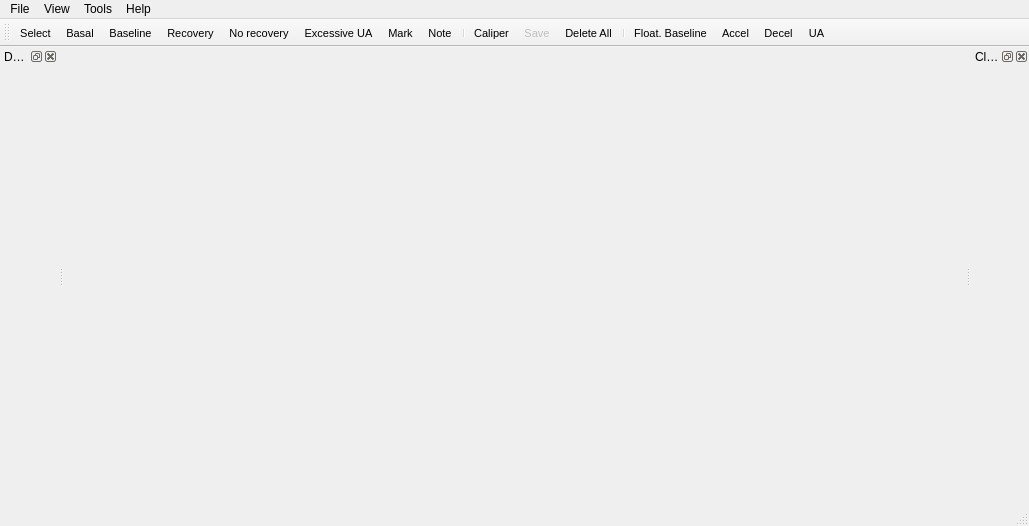
<?xml version="1.0" encoding="UTF-8"?>
<ui version="4.0">
 <class>MainWindow</class>
 <widget class="QMainWindow" name="MainWindow">
  <property name="geometry">
   <rect>
    <x>0</x>
    <y>0</y>
    <width>1029</width>
    <height>526</height>
   </rect>
  </property>
  <property name="windowTitle">
   <string>CTGViewerLite</string>
  </property>
  <widget class="QWidget" name="centralwidget">
   <layout class="QGridLayout" name="gridLayout_2">
    <item row="0" column="0">
     <layout class="QGridLayout" name="gridLayout">
      <item row="0" column="0" rowspan="3">
       <widget class="PlotWidget" name="PlotWidget" native="true">
        <property name="sizePolicy">
         <sizepolicy hsizetype="Expanding" vsizetype="Expanding">
          <horstretch>0</horstretch>
          <verstretch>0</verstretch>
         </sizepolicy>
        </property>
        <property name="autoFillBackground">
         <bool>false</bool>
        </property>
       </widget>
      </item>
     </layout>
    </item>
   </layout>
  </widget>
  <widget class="QMenuBar" name="menubar">
   <property name="geometry">
    <rect>
     <x>0</x>
     <y>0</y>
     <width>1029</width>
     <height>30</height>
    </rect>
   </property>
   <widget class="QMenu" name="menuFile">
    <property name="title">
     <string>File</string>
    </property>
    <addaction name="actionOpen"/>
    <addaction name="actionOpen_folder"/>
    <addaction name="actionExport_to_PDF"/>
    <addaction name="actionQuit"/>
   </widget>
   <widget class="QMenu" name="menuHelp">
    <property name="title">
     <string>Help</string>
    </property>
    <addaction name="actionAbout"/>
   </widget>
   <widget class="QMenu" name="menuView">
    <property name="title">
     <string>View</string>
    </property>
    <widget class="QMenu" name="menuPaper_format">
     <property name="title">
      <string>Paper format</string>
     </property>
     <addaction name="actionEU"/>
     <addaction name="actionUS"/>
    </widget>
    <widget class="QMenu" name="menuAnnotation_Toolbar">
     <property name="title">
      <string>Annotation Toolbar</string>
     </property>
     <addaction name="actionAnnToolbarVisible"/>
     <addaction name="actionAnnToolbarAlign_right"/>
    </widget>
    <addaction name="actionClinical_information"/>
    <addaction name="actionData_browser"/>
    <addaction name="menuPaper_format"/>
    <addaction name="menuAnnotation_Toolbar"/>
   </widget>
   <widget class="QMenu" name="menuTools">
    <property name="title">
     <string>Tools</string>
    </property>
    <addaction name="actionAttribute_selection"/>
    <addaction name="actionConvert_files"/>
    <addaction name="actionDownload_CTU_UHB_data"/>
    <addaction name="actionSent_annotations"/>
   </widget>
   <addaction name="menuFile"/>
   <addaction name="menuView"/>
   <addaction name="menuTools"/>
   <addaction name="menuHelp"/>
  </widget>
  <widget class="QStatusBar" name="statusbar"/>
  <widget class="QDockWidget" name="dockClinInfo">
   <property name="windowTitle">
    <string>Clinical information</string>
   </property>
   <attribute name="dockWidgetArea">
    <number>2</number>
   </attribute>
   <widget class="QWidget" name="dockClinInfoContents"/>
  </widget>
  <widget class="QDockWidget" name="dockDataBrowser">
   <property name="windowTitle">
    <string>Data browser</string>
   </property>
   <attribute name="dockWidgetArea">
    <number>1</number>
   </attribute>
   <widget class="QWidget" name="dockWidgetContents"/>
  </widget>
  <widget class="QToolBar" name="toolBar">
   <property name="enabled">
    <bool>true</bool>
   </property>
   <property name="font">
    <font>
     <pointsize>8</pointsize>
    </font>
   </property>
   <property name="cursor">
    <cursorShape>ArrowCursor</cursorShape>
   </property>
   <property name="windowTitle">
    <string>toolBar</string>
   </property>
   <property name="movable">
    <bool>true</bool>
   </property>
   <property name="allowedAreas">
    <set>Qt::AllToolBarAreas</set>
   </property>
   <property name="iconSize">
    <size>
     <width>22</width>
     <height>22</height>
    </size>
   </property>
   <property name="toolButtonStyle">
    <enum>Qt::ToolButtonTextUnderIcon</enum>
   </property>
   <property name="floatable">
    <bool>false</bool>
   </property>
   <attribute name="toolBarArea">
    <enum>TopToolBarArea</enum>
   </attribute>
   <attribute name="toolBarBreak">
    <bool>false</bool>
   </attribute>
   <addaction name="actionCursor"/>
   <addaction name="actionBasal"/>
   <addaction name="actionBaseline"/>
   <addaction name="actionRecovery"/>
   <addaction name="actionNo_recovery"/>
   <addaction name="actionExcessive_UA"/>
   <addaction name="actionEllipseNote"/>
   <addaction name="actionNote"/>
   <addaction name="separator"/>
   <addaction name="actionCaliper"/>
   <addaction name="actionSave"/>
   <addaction name="actionDelete"/>
   <addaction name="separator"/>
   <addaction name="actionFloating_Baseline"/>
   <addaction name="actionAcceleration"/>
   <addaction name="actionDeceleration"/>
   <addaction name="actionUA"/>
  </widget>
  <action name="actionOpen">
   <property name="icon">
    <iconset>
     <normalon>:/actions/icons/document-open-3.png</normalon>
    </iconset>
   </property>
   <property name="text">
    <string>&amp;Open file</string>
   </property>
   <property name="iconText">
    <string>Open file</string>
   </property>
   <property name="statusTip">
    <string/>
   </property>
   <property name="shortcut">
    <string>Ctrl+O</string>
   </property>
  </action>
  <action name="actionClose">
   <property name="icon">
    <iconset>
     <normalon>:/actions/icons/document-close-3.png</normalon>
    </iconset>
   </property>
   <property name="text">
    <string>&amp;Close</string>
   </property>
   <property name="shortcut">
    <string>Ctrl+W</string>
   </property>
  </action>
  <action name="actionQuit">
   <property name="icon">
    <iconset>
     <normalon>:/actions/icons/application-exit-4.png</normalon>
    </iconset>
   </property>
   <property name="text">
    <string>&amp;Quit</string>
   </property>
   <property name="toolTip">
    <string>Quit</string>
   </property>
   <property name="shortcut">
    <string>Ctrl+Q</string>
   </property>
  </action>
  <action name="actionAbout">
   <property name="text">
    <string>About</string>
   </property>
  </action>
  <action name="actionConvert_files">
   <property name="text">
    <string>Convert files</string>
   </property>
  </action>
  <action name="actionOpen_folder">
   <property name="text">
    <string>Open folder</string>
   </property>
   <property name="shortcut">
    <string>Ctrl+Alt+O</string>
   </property>
  </action>
  <action name="actionAttribute_selection">
   <property name="text">
    <string>Attribute selection</string>
   </property>
  </action>
  <action name="actionDownload_CTU_UHB_data">
   <property name="text">
    <string>Download CTU-UHB data</string>
   </property>
  </action>
  <action name="actionData_browser">
   <property name="checkable">
    <bool>true</bool>
   </property>
   <property name="text">
    <string>Data browser</string>
   </property>
  </action>
  <action name="actionExport_to_PDF">
   <property name="enabled">
    <bool>true</bool>
   </property>
   <property name="icon">
    <iconset resource="resources.qrc">
     <normaloff>:/actions/icons/pdf_icon2.png</normaloff>:/actions/icons/pdf_icon2.png</iconset>
   </property>
   <property name="text">
    <string>Export to PDF</string>
   </property>
   <property name="shortcut">
    <string>Ctrl+Shift+E</string>
   </property>
  </action>
  <action name="actionEU">
   <property name="checkable">
    <bool>true</bool>
   </property>
   <property name="text">
    <string>EU (1cm/min, 20bpm/cm)</string>
   </property>
   <property name="toolTip">
    <string>EU (1cm/min., 20bpm/cm)</string>
   </property>
  </action>
  <action name="actionUS">
   <property name="checkable">
    <bool>true</bool>
   </property>
   <property name="text">
    <string>US (3cm/min, 30bpm/cm)</string>
   </property>
   <property name="toolTip">
    <string>US (3cm/min., 30bpm/cm)</string>
   </property>
  </action>
  <action name="actionSet_Clear_Baseline">
   <property name="text">
    <string>Set/Clear Baseline</string>
   </property>
   <property name="shortcut">
    <string>Ctrl+B</string>
   </property>
  </action>
  <action name="actionBasal">
   <property name="checkable">
    <bool>true</bool>
   </property>
   <property name="icon">
    <iconset resource="resources.qrc">
     <normaloff>:/actions/icons/basal.png</normaloff>:/actions/icons/basal.png</iconset>
   </property>
   <property name="text">
    <string>basal</string>
   </property>
   <property name="iconText">
    <string>Basal</string>
   </property>
   <property name="toolTip">
    <string>Draw basal heart rate line</string>
   </property>
  </action>
  <action name="actionBaseline">
   <property name="checkable">
    <bool>true</bool>
   </property>
   <property name="icon">
    <iconset resource="resources.qrc">
     <normaloff>:/actions/icons/baseline.png</normaloff>:/actions/icons/baseline.png</iconset>
   </property>
   <property name="text">
    <string>baseline</string>
   </property>
   <property name="iconText">
    <string>Baseline</string>
   </property>
   <property name="toolTip">
    <string>Draw a baseline (B)</string>
   </property>
   <property name="shortcut">
    <string>B</string>
   </property>
  </action>
  <action name="actionRecovery">
   <property name="checkable">
    <bool>true</bool>
   </property>
   <property name="icon">
    <iconset resource="resources.qrc">
     <normaloff>:/actions/icons/recovery.png</normaloff>:/actions/icons/recovery.png</iconset>
   </property>
   <property name="text">
    <string>recovery</string>
   </property>
   <property name="iconText">
    <string>Recovery</string>
   </property>
   <property name="toolTip">
    <string>Recovery (R)</string>
   </property>
   <property name="shortcut">
    <string>R</string>
   </property>
  </action>
  <action name="actionCursor">
   <property name="checkable">
    <bool>true</bool>
   </property>
   <property name="icon">
    <iconset resource="resources.qrc">
     <normaloff>:/actions/icons/cursor.png</normaloff>:/actions/icons/cursor.png</iconset>
   </property>
   <property name="text">
    <string>select</string>
   </property>
   <property name="iconText">
    <string>Select</string>
   </property>
   <property name="toolTip">
    <string>Select and move (S)</string>
   </property>
   <property name="shortcut">
    <string>S</string>
   </property>
  </action>
  <action name="actionNote">
   <property name="checkable">
    <bool>true</bool>
   </property>
   <property name="icon">
    <iconset resource="resources.qrc">
     <normaloff>:/actions/icons/note.png</normaloff>:/actions/icons/note.png</iconset>
   </property>
   <property name="text">
    <string>note</string>
   </property>
   <property name="iconText">
    <string>Note</string>
   </property>
   <property name="toolTip">
    <string>Add note</string>
   </property>
  </action>
  <action name="actionSave">
   <property name="enabled">
    <bool>false</bool>
   </property>
   <property name="icon">
    <iconset resource="resources.qrc">
     <normaloff>:/actions/icons/save_icon.png</normaloff>:/actions/icons/save_icon.png</iconset>
   </property>
   <property name="text">
    <string>save</string>
   </property>
   <property name="iconText">
    <string>Save</string>
   </property>
   <property name="toolTip">
    <string>Save all changes</string>
   </property>
   <property name="shortcut">
    <string>Ctrl+S</string>
   </property>
  </action>
  <action name="actionDelete">
   <property name="enabled">
    <bool>true</bool>
   </property>
   <property name="icon">
    <iconset resource="resources.qrc">
     <normaloff>:/actions/icons/recycle_bin.png</normaloff>:/actions/icons/recycle_bin.png</iconset>
   </property>
   <property name="text">
    <string>Delete</string>
   </property>
   <property name="iconText">
    <string>Delete All</string>
   </property>
   <property name="toolTip">
    <string>Delete all annotations</string>
   </property>
  </action>
  <action name="actionSent_annotations">
   <property name="text">
    <string>Sent annotations</string>
   </property>
  </action>
  <action name="actionNo_recovery">
   <property name="checkable">
    <bool>true</bool>
   </property>
   <property name="icon">
    <iconset resource="resources.qrc">
     <normaloff>:/actions/icons/no_recovery.png</normaloff>:/actions/icons/no_recovery.png</iconset>
   </property>
   <property name="text">
    <string>No recovery</string>
   </property>
  </action>
  <action name="actionEllipse">
   <property name="checkable">
    <bool>true</bool>
   </property>
   <property name="icon">
    <iconset resource="resources.qrc">
     <normaloff>:/actions/icons/ellipse-icon.png</normaloff>:/actions/icons/ellipse-icon.png</iconset>
   </property>
   <property name="text">
    <string>Mark</string>
   </property>
   <property name="toolTip">
    <string>Draw mark (ellipse)</string>
   </property>
  </action>
  <action name="actionExcessive_UA">
   <property name="checkable">
    <bool>true</bool>
   </property>
   <property name="icon">
    <iconset resource="resources.qrc">
     <normaloff>:/actions/icons/excessive_ua.png</normaloff>:/actions/icons/excessive_ua.png</iconset>
   </property>
   <property name="text">
    <string>Excessive UA</string>
   </property>
   <property name="toolTip">
    <string>Excessive uterine contractions</string>
   </property>
  </action>
  <action name="actionAnnToolbarVisible">
   <property name="checkable">
    <bool>true</bool>
   </property>
   <property name="text">
    <string>Show/hide</string>
   </property>
   <property name="toolTip">
    <string>Show/hide annotation toolbar and annotations</string>
   </property>
  </action>
  <action name="actionAnnToolbarAlign_right">
   <property name="checkable">
    <bool>true</bool>
   </property>
   <property name="text">
    <string>Align right</string>
   </property>
  </action>
  <action name="actionClinical_information">
   <property name="checkable">
    <bool>true</bool>
   </property>
   <property name="text">
    <string>Clinical information</string>
   </property>
  </action>
  <action name="actionEllipseNote">
   <property name="checkable">
    <bool>true</bool>
   </property>
   <property name="icon">
    <iconset resource="resources.qrc">
     <normaloff>:/actions/icons/ellipse-note-icon.png</normaloff>:/actions/icons/ellipse-note-icon.png</iconset>
   </property>
   <property name="text">
    <string>Mark </string>
   </property>
   <property name="toolTip">
    <string>Mark with note</string>
   </property>
  </action>
  <action name="actionFloating_Baseline">
   <property name="checkable">
    <bool>true</bool>
   </property>
   <property name="icon">
    <iconset resource="resources.qrc">
     <normaloff>:/actions/icons/floating_baseline.png</normaloff>:/actions/icons/floating_baseline.png</iconset>
   </property>
   <property name="text">
    <string>Float. Baseline</string>
   </property>
   <property name="toolTip">
    <string>Add Floating Baseline (F)</string>
   </property>
   <property name="shortcut">
    <string>F</string>
   </property>
  </action>
  <action name="actionAcceleration">
   <property name="checkable">
    <bool>true</bool>
   </property>
   <property name="icon">
    <iconset resource="resources.qrc">
     <normaloff>:/actions/icons/acceleration.png</normaloff>:/actions/icons/acceleration.png</iconset>
   </property>
   <property name="text">
    <string>Accel</string>
   </property>
   <property name="toolTip">
    <string>Add acceleration (A)</string>
   </property>
   <property name="shortcut">
    <string>A</string>
   </property>
  </action>
  <action name="actionDeceleration">
   <property name="checkable">
    <bool>true</bool>
   </property>
   <property name="icon">
    <iconset resource="resources.qrc">
     <normaloff>:/actions/icons/deceleration.png</normaloff>:/actions/icons/deceleration.png</iconset>
   </property>
   <property name="text">
    <string>Decel</string>
   </property>
   <property name="toolTip">
    <string>Add deceleration (D)</string>
   </property>
   <property name="shortcut">
    <string>D</string>
   </property>
  </action>
  <action name="actionUA">
   <property name="checkable">
    <bool>true</bool>
   </property>
   <property name="icon">
    <iconset resource="resources.qrc">
     <normaloff>:/actions/icons/uterine_contraction.png</normaloff>:/actions/icons/uterine_contraction.png</iconset>
   </property>
   <property name="text">
    <string>UA</string>
   </property>
   <property name="toolTip">
    <string>Add uterine contraction (U)</string>
   </property>
   <property name="shortcut">
    <string>U</string>
   </property>
  </action>
  <action name="actionCaliper">
   <property name="checkable">
    <bool>true</bool>
   </property>
   <property name="icon">
    <iconset resource="resources.qrc">
     <normaloff>:/actions/icons/caliper.png</normaloff>:/actions/icons/caliper.png</iconset>
   </property>
   <property name="text">
    <string>Caliper</string>
   </property>
   <property name="toolTip">
    <string>Caliper (C)</string>
   </property>
   <property name="shortcut">
    <string>C</string>
   </property>
  </action>
  <action name="actionCaliperFHR">
   <property name="checkable">
    <bool>true</bool>
   </property>
   <property name="text">
    <string>FHR</string>
   </property>
   <property name="toolTip">
    <string>Enable caliper FHR</string>
   </property>
  </action>
  <action name="actionCaliperTOCO">
   <property name="checkable">
    <bool>true</bool>
   </property>
   <property name="text">
    <string>TOCO</string>
   </property>
   <property name="toolTip">
    <string>Enable caliper TOCO</string>
   </property>
  </action>
  <action name="actionFIGO_acc_dec">
   <property name="text">
    <string>FIGO acc/dec</string>
   </property>
   <property name="toolTip">
    <string>FIGO requirements for acc/dec</string>
   </property>
  </action>
  <action name="actionFIGO_UA">
   <property name="text">
    <string>FIGO UA</string>
   </property>
   <property name="toolTip">
    <string>Requirements for uterine contractions</string>
   </property>
  </action>
  <action name="actionCaliperReset">
   <property name="text">
    <string>Reset caliper</string>
   </property>
   <property name="toolTip">
    <string>Reset caliper settings</string>
   </property>
  </action>
  <action name="actionAnnShowHide">
   <property name="icon">
    <iconset resource="resources.qrc">
     <normaloff>:/actions/icons/ann_visibility.png</normaloff>:/actions/icons/ann_visibility.png</iconset>
   </property>
   <property name="text">
    <string>Show/hide</string>
   </property>
   <property name="toolTip">
    <string>Show/hide annotations</string>
   </property>
  </action>
  <action name="actionDebug_CalibSignal">
   <property name="text">
    <string>Plot calibration signal</string>
   </property>
   <property name="toolTip">
    <string>Plot calibration signal</string>
   </property>
  </action>
 </widget>
 <customwidgets>
  <customwidget>
   <class>PlotWidget</class>
   <extends>QWidget</extends>
   <header>PlotWidget.h</header>
   <container>1</container>
  </customwidget>
 </customwidgets>
 <resources>
  <include location="resources.qrc"/>
 </resources>
 <connections/>
 <designerdata>
  <property name="gridDeltaX">
   <number>10</number>
  </property>
  <property name="gridDeltaY">
   <number>10</number>
  </property>
  <property name="gridSnapX">
   <bool>true</bool>
  </property>
  <property name="gridSnapY">
   <bool>true</bool>
  </property>
  <property name="gridVisible">
   <bool>true</bool>
  </property>
 </designerdata>
</ui>
